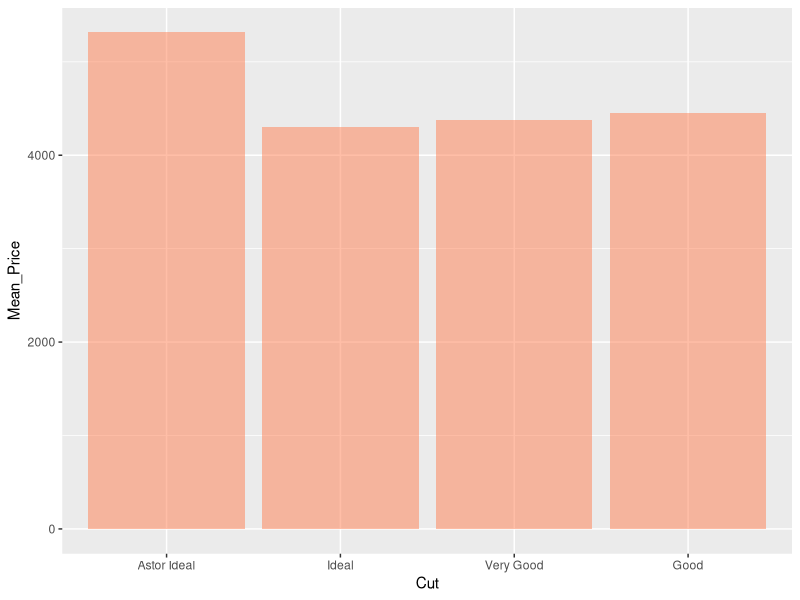
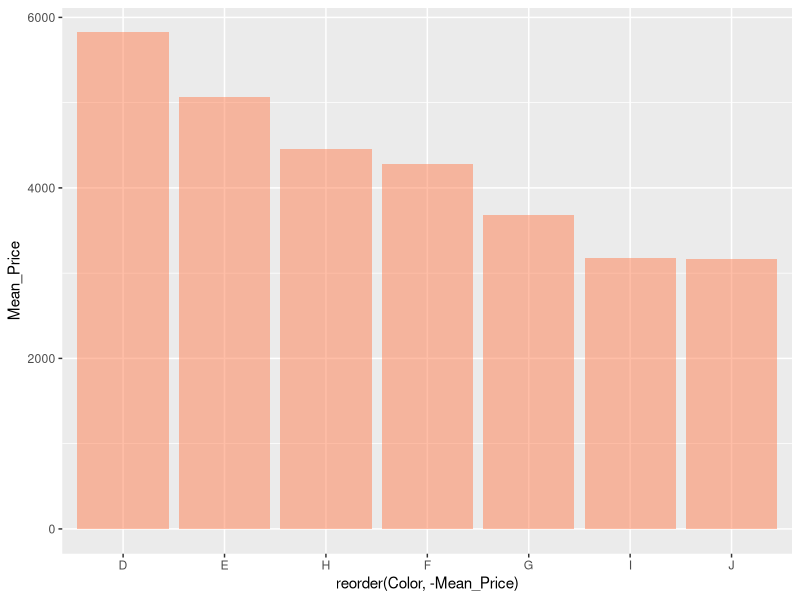
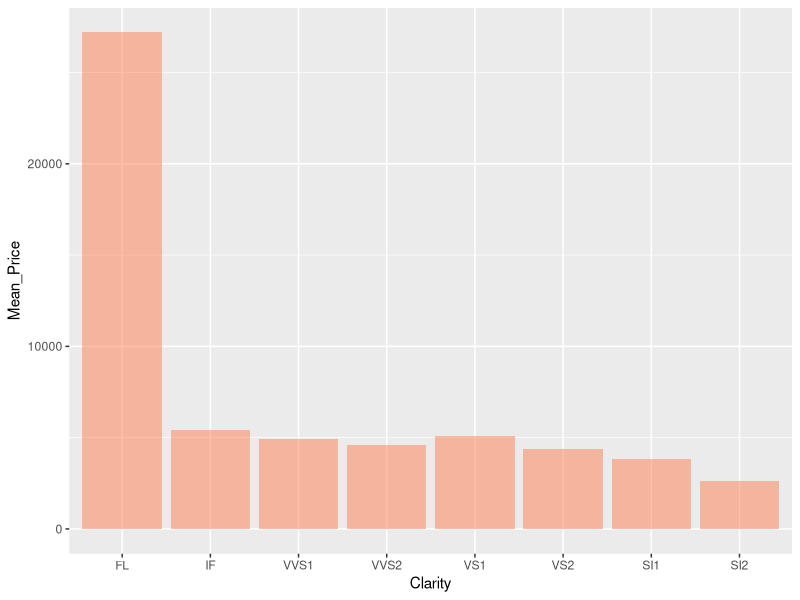
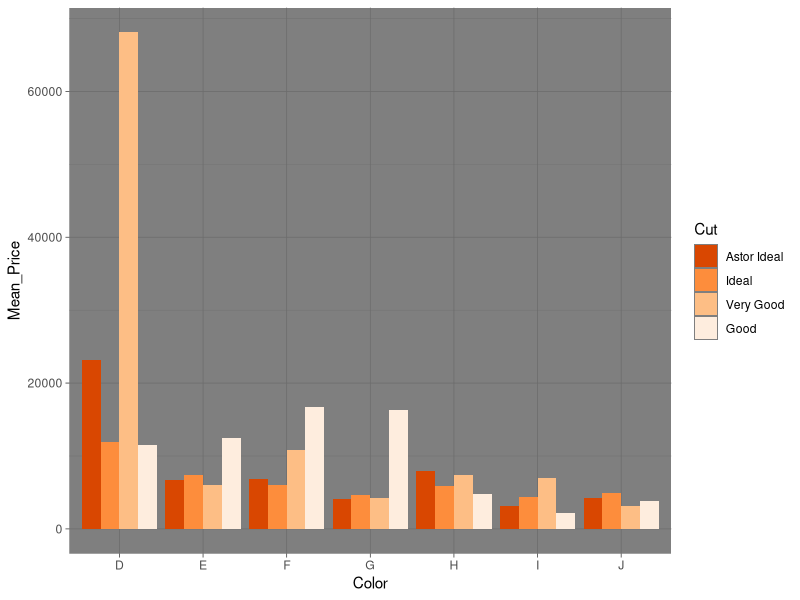
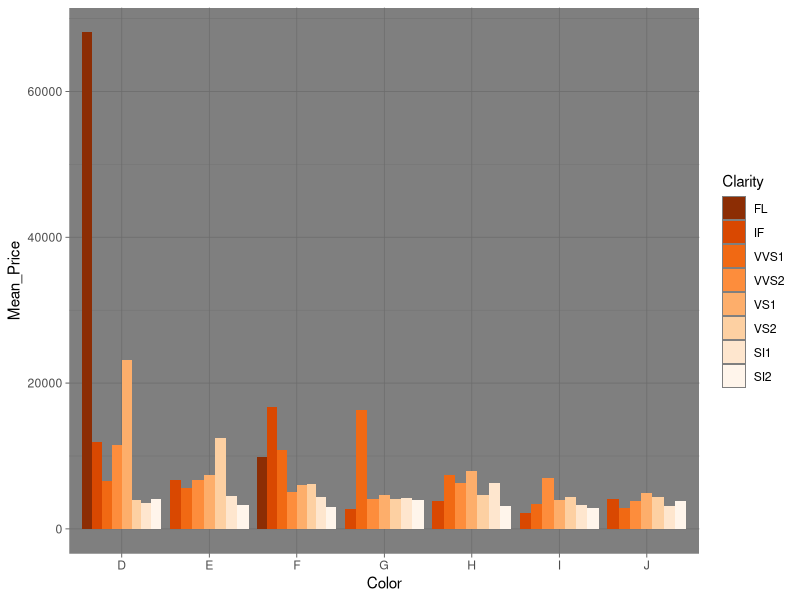
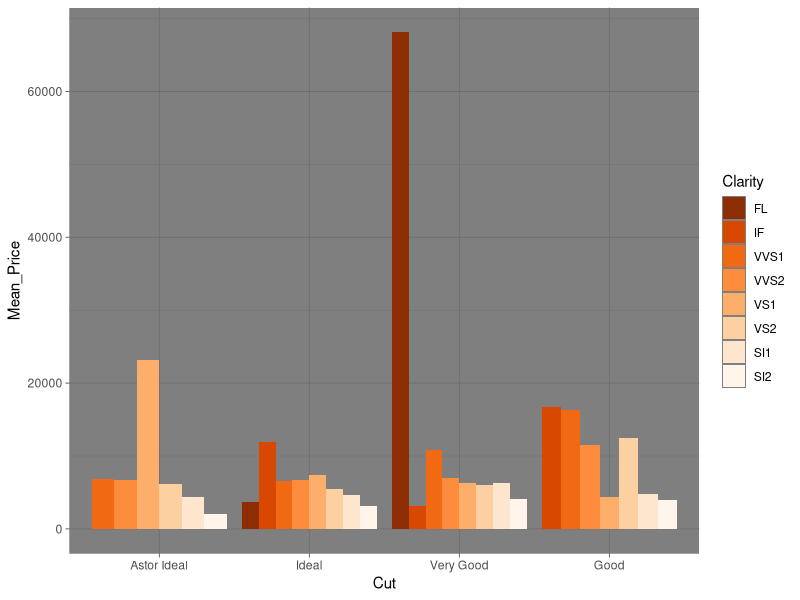
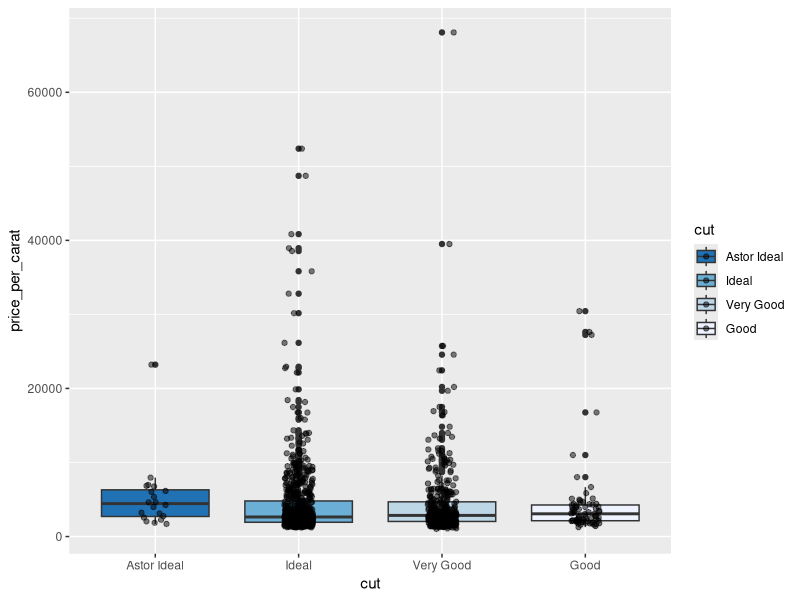
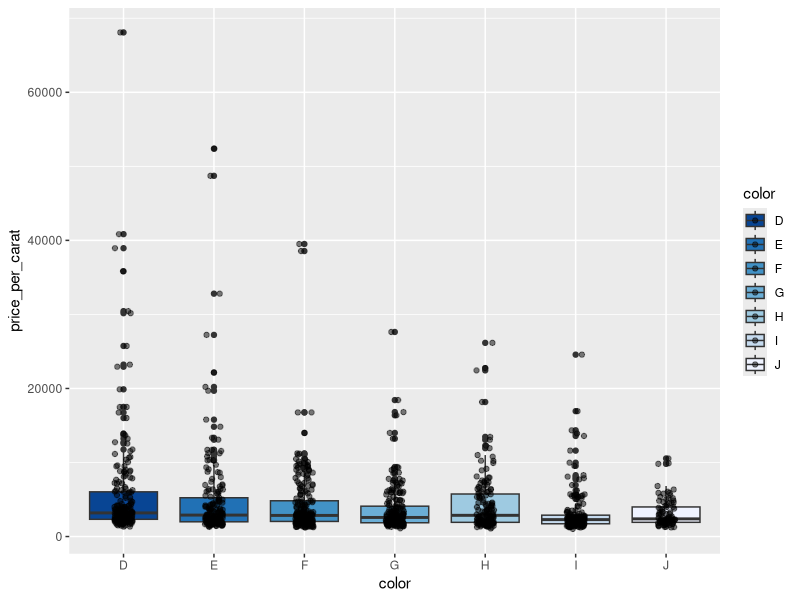

Source code (R) for these figures, in order: (Note: this script raises an error after producing the figures.)
## ---- chunk 1
## reads in the diamonds4.csv file
diamonds<-read.csv("diamonds4.csv", header=TRUE)
## ---- chunk 2
# created 'price per carat" to normalize based on a wide range of carat sizes
vec<- (diamonds$price / diamonds$carat)
diamonds["price_per_carat"]<-vec
## ---- chunk 3
library(ggplot2)
vars<- c("cut", "price", "price_per_carat")
dia_cut<-diamonds[vars]
#ggplot(pol1, aes(raceethnicity)) + geom_bar()
## ---- chunk 4
cut_mean<-aggregate(diamonds$price_per_carat, list(diamonds$cut), FUN=mean)
cols <- c("Cut", "Mean_Price")
colnames(cut_mean) <- cols
cut_mean$Cut<- factor(cut_mean$Cut, levels=c("Astor Ideal", "Ideal", "Very Good", "Good"))
ggplot(cut_mean, aes(x=Cut, y=Mean_Price)) + geom_bar(stat = "identity", fill = "coral", alpha = 0.5) 
## ---- chunk 5
color_mean<-aggregate(diamonds$price_per_carat, list(diamonds$color), FUN=mean)
cols <- c("Color", "Mean_Price")
colnames(color_mean) <- cols
ggplot(color_mean, aes(x=reorder(Color, -Mean_Price), y=Mean_Price)) + geom_bar(stat = "identity", fill = "coral", alpha = 0.5) 
## ---- chunk 6
clarity_mean<-aggregate(diamonds$price_per_carat, list(diamonds$clarity), FUN=mean)
cols <- c("Clarity", "Mean_Price")
colnames(clarity_mean) <- cols
clarity_mean$Clarity<- factor(clarity_mean$Clarity, levels=c("FL", "IF", "VVS1", "VVS2", "VS1", "VS2", "SI1", "SI2"))
ggplot(clarity_mean, aes(x=Clarity, y=Mean_Price)) + geom_bar(stat = "identity", fill = "coral", alpha = 0.5) 
## ---- chunk 7
clarity_mean$Clarity<- factor(clarity_mean$Clarity, levels=c("FL", "IF", "VVS1", "VVS2", "VS1", "VS2", "SI1", "SI2"))
## ---- chunk 8
library(MASS)
library(reshape)
library(reshape2)
var_means<-aggregate(diamonds$price_per_carat, list(diamonds$cut, diamonds$color, diamonds$clarity), FUN=mean)
cols <- c("Cut", "Color", "Clarity", "Mean_Price")
colnames(var_means) <- cols
var_means$Clarity<- factor(var_means$Clarity, levels=c("FL", "IF", "VVS1", "VVS2", "VS1", "VS2", "SI1", "SI2"))
var_means$Cut<- factor(var_means$Cut, levels=c("Astor Ideal", "Ideal", "Very Good", "Good"))
## ---- chunk 9
p<-ggplot(var_means, aes(x=Color, y=Mean_Price, fill=Cut)) +
  geom_bar(position="dodge", stat = "identity") +
  scale_fill_brewer(palette = 7, direction = -1) +
  scale_colour_brewer(palette = 1)
p+theme_dark()
## ---- chunk 10
p<-ggplot(var_means, aes(x=Color, y=Mean_Price, fill=Clarity)) +
  geom_bar(position="dodge", stat = "identity") +
  scale_fill_brewer(palette = 7, direction = -1) +
  scale_colour_brewer(palette = 1)
p+theme_dark()
## ---- chunk 11
p<-ggplot(var_means, aes(x=Cut, y=Mean_Price, fill=Clarity)) +
  geom_bar(position="dodge", stat = "identity") +
  scale_fill_brewer(palette = 7, direction = -1) +
  scale_colour_brewer(palette = 1)
p+theme_dark()
## ---- chunk 12
diamonds$clarity<- factor(diamonds$clarity, levels=c("FL", "IF", "VVS1", "VVS2", "VS1", "VS2", "SI1", "SI2"))
diamonds$cut<- factor(diamonds$cut, levels=c("Astor Ideal", "Ideal", "Very Good", "Good"))
## ---- chunk 13
par(mfrow=c(1,3))

ggplot(diamonds, aes(x=cut, y=price_per_carat, fill=cut)) +
  geom_boxplot() +
  geom_jitter(width=0.1, alpha=0.5) +
  scale_fill_brewer(palette="Blues", direction=-1)

ggplot(diamonds, aes(x=color, y=price_per_carat, fill=color)) +
  geom_boxplot() +
  geom_jitter(width=0.1, alpha=0.5) +
  scale_fill_brewer(palette="Blues", direction=-1)

ggplot(diamonds, aes(x=clarity, y=price_per_carat, fill=clarity)) +
  geom_boxplot() +
  geom_jitter(width=0.1, alpha=0.5) +
  scale_fill_brewer(palette="Blues", direction=-1)
## ---- chunk 14
par(mfrow=c(1,3))

ggplot(diamonds, aes(x=cut, y=price_per_carat, fill=cut)) +
  geom_violin() +
  geom_jitter(width=0, alpha=0.5) +
  scale_fill_brewer(palette="Blues", direction=-1)

ggplot(diamonds, aes(x=color, y=price_per_carat, fill=color)) +
  geom_violin() +
  geom_jitter(width=0, alpha=0.5) +
  scale_fill_brewer(palette="Blues", direction=-1)

ggplot(diamonds, aes(x=clarity, y=price_per_carat, fill=clarity)) +
  geom_violin() +
  geom_jitter(width=0, alpha=0.5) +
  scale_fill_brewer(palette="Blues", direction=-1)
## ---- chunk 15
#var_means[var_means$Group.2 != "I" & var_means$Group.2 != "J" & var_means$Group.3 != "SI1" & var_means$Group.3 != "SI2" ,]
## ---- chunk 16
ggplot(diamonds, aes(x=carat, y=price))+
  geom_point()+
  labs(x="nsize of the diamond (carats)", y="price (dollars)",
       title="Scatterplot of Price against Size in Carats")
## ---- chunk 17
linear_result<-lm(price~carat, data=diamonds)
summary(linear_result)

yhat<-linear_result$fitted.values
res<-linear_result$residuals
diamonds<-data.frame(diamonds, yhat, res)
ggplot(diamonds, aes(x=yhat, y=res))+
  geom_point()+
  geom_hline(yintercept=0, color="red") + 
  labs(x="Fitted y", 
       y="Residuals",
       title="Residual Plot")

library(MASS)
boxcox(linear_result, lambda = seq(-6, 6, 1))
## ---- chunk 18
# transforms xstar by raising it to the power of 10
xstar<-(log(diamonds$carat))
diamonds<-data.frame(diamonds, xstar)

# fits the new regression model with xstar and price
result.xstar<-lm(price~xstar, data=diamonds)

# finds the fitted and residual values for the new model. Adds them to the data frame.
yhat2<-result.xstar$fitted.values
res2<-result.xstar$residuals
diamonds<-data.frame(diamonds, yhat2, res2)
## ---- chunk 19
#scatterplot with price and xstar
ggplot(diamonds, aes(x=xstar, y=price))+
  geom_point()+
  labs(x="xstar (carat^10)", y="price",
       title="Scatterplot")

# residual plot with price and xstar
ggplot(diamonds, aes(x=yhat2, y=res2))+
  geom_point()+
  geom_hline(yintercept = 0, color="red")+
  labs(x="Fitted y",
       y="Residuals",
       title="Residual Plot with price and xstar")

# new box cox plot to check if the assumptions are met.
boxcox(result.xstar, lambda = seq(-40, 40, 1))

# ACF Plot
acf(res2, main="ACF Plot of Residuals with ystar")

# qq plot
qqnorm(res2)
qqline(res2, col="red")
## ---- chunk 20
result.xstar
## ---- chunk 21
# transforms ystar 
ystar<-(log(diamonds$price))
diamonds<-data.frame(diamonds, ystar)

# fits the new regression model with ystar
result.ystar<-lm(ystar~xstar, data=diamonds)

# finds the fitted and residual values for the new model. Adds them to the data frame.
yhat3<-result.ystar$fitted.values
res3<-result.ystar$residuals
diamonds<-data.frame(diamonds, yhat3, res3)
## ---- chunk 22
#scatterplot with ystar and xstar
ggplot(diamonds, aes(x=xstar, y=ystar))+
  geom_point()+
  labs(x="xstar", y="ystar",
       title="Scatterplot")

# residual plot with ystar and xstar
ggplot(diamonds, aes(x=yhat3, y=res3))+
  geom_point()+
  geom_hline(yintercept = 0, color="red")+
  labs(x="Fitted y",
       y="Residuals",
       title="Residual Plot with ystar and xstar")

# new box cox plot to check if the assumptions are met.
boxcox(result.ystar, lambda = seq(-40, 40, 1))

# ACF Plot
acf(res3, main="ACF Plot of Residuals with ystar")

# qq plot
qqnorm(res3)
qqline(res3, col="red")
## ---- chunk 23
# fits the new regression model with ystar
result.xstar_only<-lm(ystar~carat, data=diamonds)

# finds the fitted and residual values for the new model. Adds them to the data frame.
yhat4<-result.xstar_only$fitted.values
res4<-result.xstar_only$residuals
diamonds<-data.frame(diamonds, yhat4, res4)
## ---- chunk 24
####scatterplot with ystar and xstar
ggplot(diamonds, aes(x=carat, y=ystar))+
  geom_point()+
  labs(x="carat", y="ystar",
       title="Scatterplot")

#### residual plot with ystar and xstar
ggplot(diamonds, aes(x=yhat4, y=res4))+
  geom_point()+
  geom_hline(yintercept = 0, color="red")+
  labs(x="Fitted y",
       y="Residuals",
       title="Residual Plot with ystar and xstar")

# new box cox plot to check if the assumptions are met.
boxcox(result.xstar_only, lambda = seq(-40, 40, 1))

# ACF Plot
acf(res4, main="ACF Plot of Residuals with ystar")

# qq plot
qqnorm(res4)
qqline(res4, col="red")
